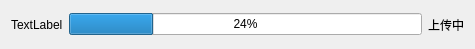
<?xml version="1.0" encoding="UTF-8"?>
<ui version="4.0">
 <class>ProgressWidget</class>
 <widget class="QWidget" name="ProgressWidget">
  <property name="geometry">
   <rect>
    <x>0</x>
    <y>0</y>
    <width>475</width>
    <height>49</height>
   </rect>
  </property>
  <property name="windowTitle">
   <string>Form</string>
  </property>
  <layout class="QHBoxLayout" name="horizontalLayout">
   <item>
    <widget class="QLabel" name="fileNameLabel">
     <property name="text">
      <string>TextLabel</string>
     </property>
    </widget>
   </item>
   <item>
    <widget class="QProgressBar" name="progressBar">
     <property name="value">
      <number>24</number>
     </property>
    </widget>
   </item>
   <item>
    <widget class="QLabel" name="statusLabel">
     <property name="text">
      <string>上传中</string>
     </property>
    </widget>
   </item>
  </layout>
 </widget>
 <resources/>
 <connections/>
</ui>
